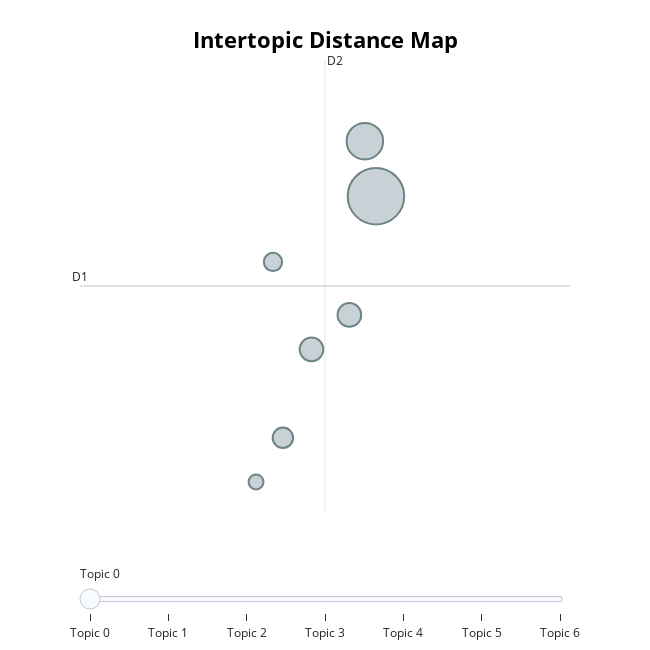

This figure's notebook cell:
### Code cell
topic_model.visualize_topics()

### Figure 1 — Plotly figure (JSON) as saved in the notebook; plotly's stock layout.template omitted (floating-point values rounded to 4 significant figures)
{"data": [{"customdata": [[0, "online | shoes | fashion | clothing | store", 115], [1, "jewelry | jewelery | luxury | brands | high", 48], [2, "footwear | products | clothing | products clothing | accessories", 20], [3, "trade | products | internet | events | clothing apparels", 20], [4, "clothing stores | stores | family | clothing | chain", 15], [5, "distribution | women children | men women | children | women", 12], [6, "shoe | shoe stores | chain | footwear men | stores", 8]], "hovertemplate": "<b>Topic %{customdata[0]}</b><br>%{customdata[1]}<br>Size: %{customdata[2]}", "legendgroup": "", "marker": {"color": "#B0BEC5", "line": {"color": "DarkSlateGrey", "width": 2}, "size": [115, 48, 20, 20, 15, 12, 8], "sizemode": "area", "sizeref": 0.07187, "symbol": "circle"}, "mode": "markers", "name": "", "orientation": "v", "showlegend": false, "type": "scatter", "x": [16.22, 16.08, 15.41, 15.89, 15.05, 14.93, 14.72], "xaxis": "x", "y": [5.715, 6.362, 3.915, 4.32, 2.874, 4.942, 2.356], "yaxis": "y"}], "layout": {"annotations": [{"showarrow": false, "text": "D1", "x": 12.51, "y": 4.659, "yshift": 10}, {"showarrow": false, "text": "D2", "x": 15.58, "xshift": 10, "y": 7.316}], "height": 650, "hoverlabel": {"bgcolor": "white", "font": {"family": "Rockwell", "size": 16}}, "legend": {"itemsizing": "constant", "tracegroupgap": 0}, "margin": {"t": 60}, "shapes": [{"line": {"color": "#CFD8DC", "width": 2}, "type": "line", "x0": 15.58, "x1": 15.58, "y0": 2.003, "y1": 7.316}, {"line": {"color": "#9E9E9E", "width": 2}, "type": "line", "x0": 12.51, "x1": 18.65, "y0": 4.659, "y1": 4.659}], "sliders": [{"active": 0, "pad": {"t": 50}, "steps": [{"args": [{"marker.color": [["red", "#B0BEC5", "#B0BEC5", "#B0BEC5", "#B0BEC5", "#B0BEC5", "#B0BEC5"]]}], "label": "Topic 0", "method": "update"}, {"args": [{"marker.color": [["#B0BEC5", "red", "#B0BEC5", "#B0BEC5", "#B0BEC5", "#B0BEC5", "#B0BEC5"]]}], "label": "Topic 1", "method": "update"}, {"args": [{"marker.color": [["#B0BEC5", "#B0BEC5", "red", "#B0BEC5", "#B0BEC5", "#B0BEC5", "#B0BEC5"]]}], "label": "Topic 2", "method": "update"}, {"args": [{"marker.color": [["#B0BEC5", "#B0BEC5", "#B0BEC5", "red", "#B0BEC5", "#B0BEC5", "#B0BEC5"]]}], "label": "Topic 3", "method": "update"}, {"args": [{"marker.color": [["#B0BEC5", "#B0BEC5", "#B0BEC5", "#B0BEC5", "red", "#B0BEC5", "#B0BEC5"]]}], "label": "Topic 4", "method": "update"}, {"args": [{"marker.color": [["#B0BEC5", "#B0BEC5", "#B0BEC5", "#B0BEC5", "#B0BEC5", "red", "#B0BEC5"]]}], "label": "Topic 5", "method": "update"}, {"args": [{"marker.color": [["#B0BEC5", "#B0BEC5", "#B0BEC5", "#B0BEC5", "#B0BEC5", "#B0BEC5", "red"]]}], "label": "Topic 6", "method": "update"}]}], "title": {"font": {"color": "Black", "size": 22}, "text": "<b>Intertopic Distance Map</b>", "x": 0.5, "xanchor": "center", "y": 0.95, "yanchor": "top"}, "width": 650, "xaxis": {"anchor": "y", "domain": [0, 1], "range": [12.51, 18.65], "title": {"text": ""}, "visible": false}, "yaxis": {"anchor": "x", "domain": [0, 1], "range": [2.003, 7.316], "title": {"text": ""}, "visible": false}}}
